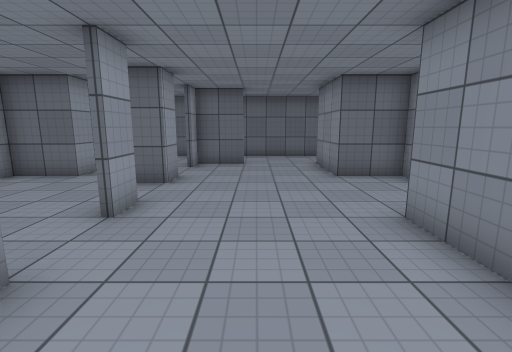
View 1 (above)

20 first-person views from a walk through a scene from a Unity 3-D project. The camera is 1.5 m above the floor, tilts 10° down and sees 85° across. The floor is counted in squares, 1 m on a side. Each view is taken from the middle of a square. On the plan, view 1 faces up. The plan holds only what a view shows up to about 14 squares ahead; the rest is blank. Surface patterns are stand-ins for the level's own textures.

View 2
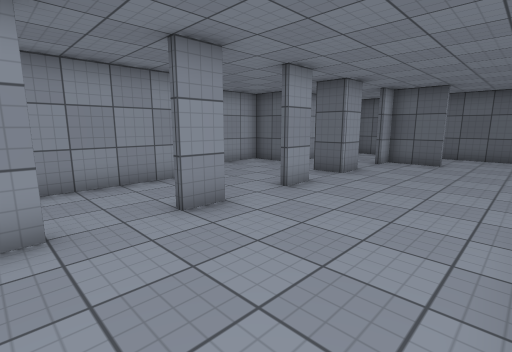

View 3
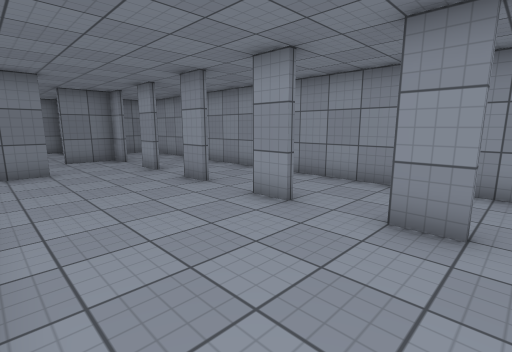

View 4
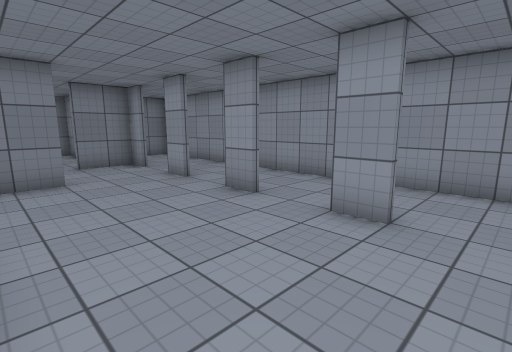

View 5
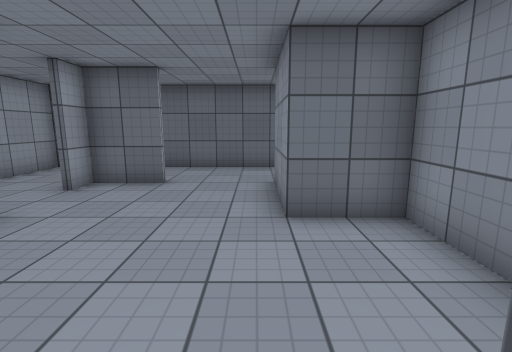

View 6
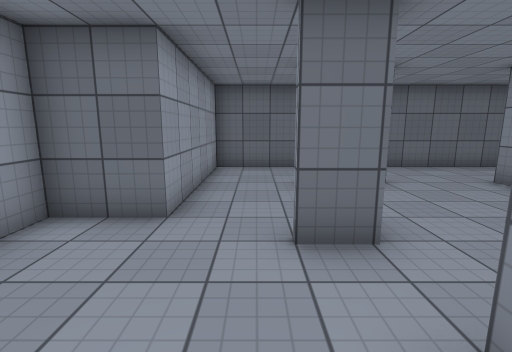

View 7
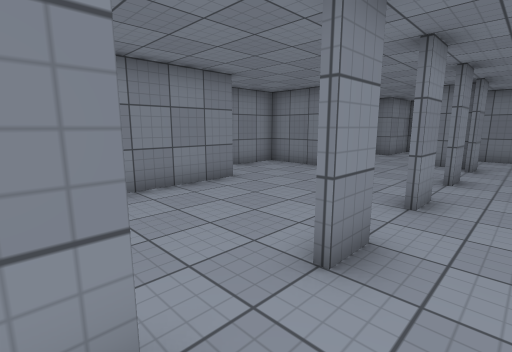

View 8
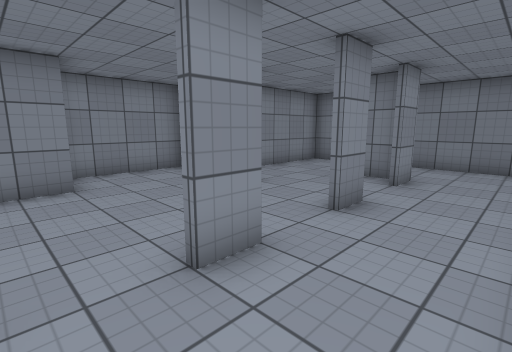

View 9
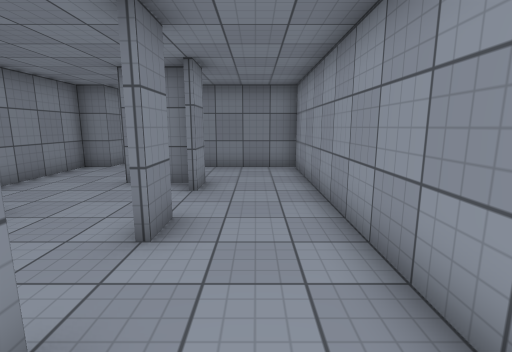

View 10
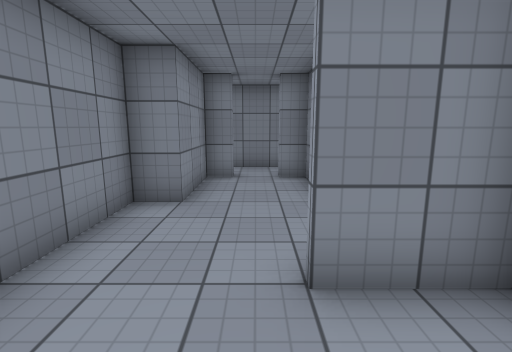

View 11
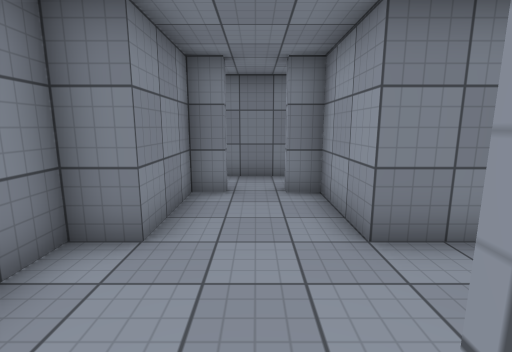

View 12
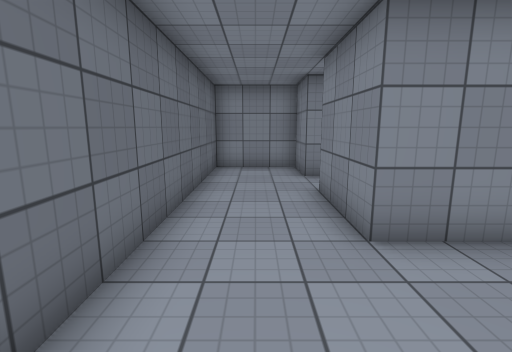

View 13
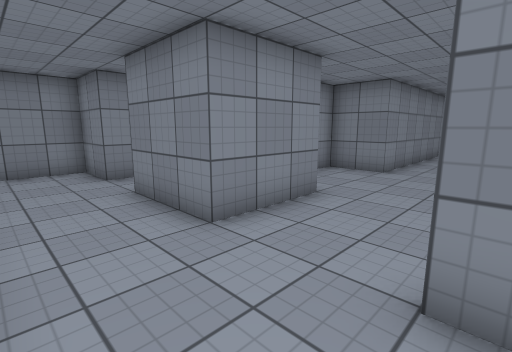

View 14
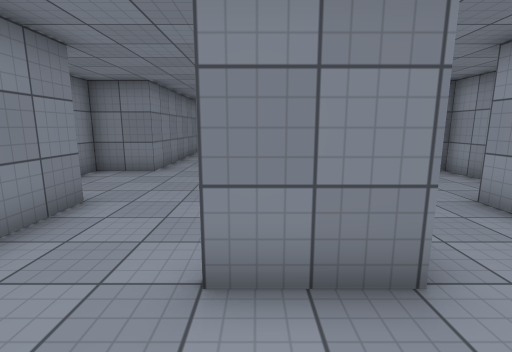

View 15
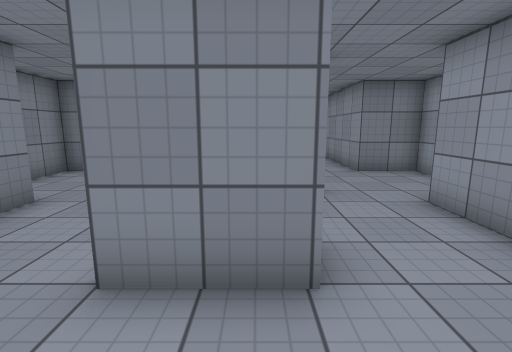

View 16
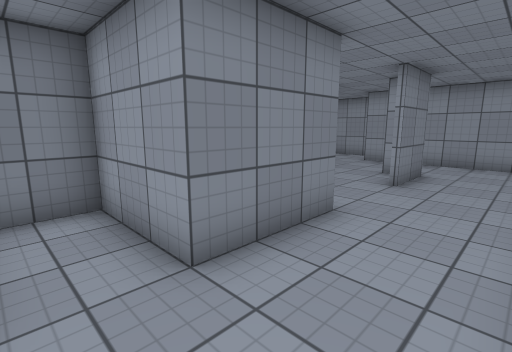

View 17
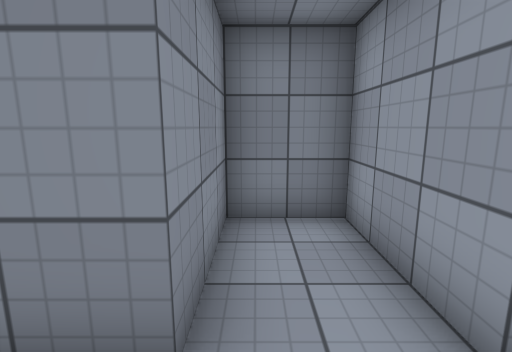

View 18
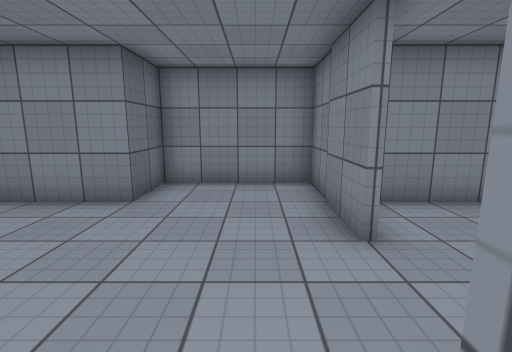

View 19
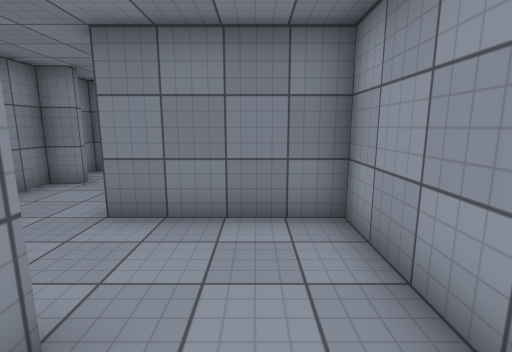

View 20
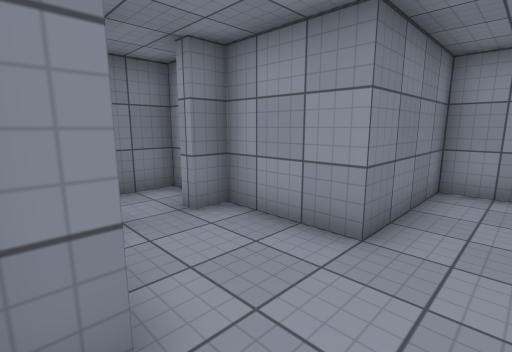

### Floor plan
Points are (right, up) in squares from view 1. A wall is a line through its corners. A room is listed if a view was taken in it or the views show most of it. See-through windows are left out.
Room 1 (views 1, 2, 3, 4, 5, 6, 7, 8, 9, 10, 11, 12, 13, 14, 15, 16, 17, 18, 19)
walls: (-2.4, 2.6) (-2.4, 1.5); (-2.4, 5.6) (-2.4, 4.5); (-2.6, 1.4) (-2.6, 2.1); (-2.4, -0.4) (-2.4, -1.5); (-2.4, 8.6) (-2.4, 7.4) (-3.5, 7.4); (-2.6, -1.6) (-2.6, -0.5); (-0.4, 11.4) (-2.4, 11.4); (-2.4, -3.4) (-2.4, -4.5); (-2.6, 11.6) (-0.5, 11.6); (-2.6, -4.6) (-2.6, -3.5); (-2.4, -6.4) (-2.4, -7.5); (0.4, -7.4) (4.5, -7.4) (4.5, -3.5) (2.5, -3.5) (2.5, 4.5) (4.5, 4.5) (4.5, 8.5) (2.5, 8.5) (2.5, 11.6) (5.5, 11.6) (5.5, 8.5) (7.5, 8.5) (7.5, 11.6) (9.5, 11.6) (9.5, 14.5) (-5.5, 14.5) (-5.5, 8.5) (-7.5, 8.5) (-7.5, 4.5) (-5.5, 4.5) (-5.5, -9.5); (-2.6, -7.6) (-2.6, -6.5); (-2.4, -9.4) (-2.4, -10.4) (-0.5, -10.4)
ways out: opening at (0, -9.5) to room 2; opening at (-4.5, -10.5) to room 3
Room 2 (view 20)
walls: (-1.5, -13.5) (-1.5, -16.3) (-0.7, -16.3); (0.7, -16.8) (0.7, -16.3) (1.5, -16.3) (1.5, -13.5) (2.5, -13.5) (2.5, -8.5)
ways out: opening at (0, -9.5) to room 1; opening at (-2.5, -12.5) to room 3; opening at (0, -17) to room 4
Room 3 (no view inside)
walls: (-2.6, -10.6) (-2.6, -9.5); (-5.5, -9.5) (-5.5, -13.5) (-1.5, -13.5)
ways out: opening at (-4.5, -10.5) to room 1; opening at (-2.5, -12.5) to room 2
Room 4 (no view inside)
walls: (-1.5, -18) (-1.5, -18.5) (1.5, -18.5) (1.5, -18); (-0.7, -16.3) (-0.7, -16.8)
ways out: opening at (0, -17) to room 2

Where each view was taken, in squares from view 1:
view 1: 0 up, 0 right, facing up
view 2: 1 down, 2 right, facing up-left
view 3: 3 up, 2 right, facing down-left
view 4: 1 up, 2 right, facing down-left
view 5: 4 up, 2 right, facing up
view 6: 4 up, 4 left, facing up
view 7: 2 up, 4 left, facing down-right
view 8: 2 down, 5 left, facing down-right
view 9: 3 down, 4 left, facing down
view 10: 8 down, 0 right, facing down
view 11: 10 down, 0 right, facing down
view 12: 13 up, 1 left, facing right
view 13: 14 up, 1 left, facing down-right
view 14: 14 up, 1 left, facing down
view 15: 14 up, 2 left, facing down
view 16: 14 up, 7 right, facing down-left
view 17: 13 up, 7 right, facing down
view 18: 6 down, 3 left, facing right
view 19: 9 down, 4 left, facing down
view 20: 12 down, 2 right, facing down-left
